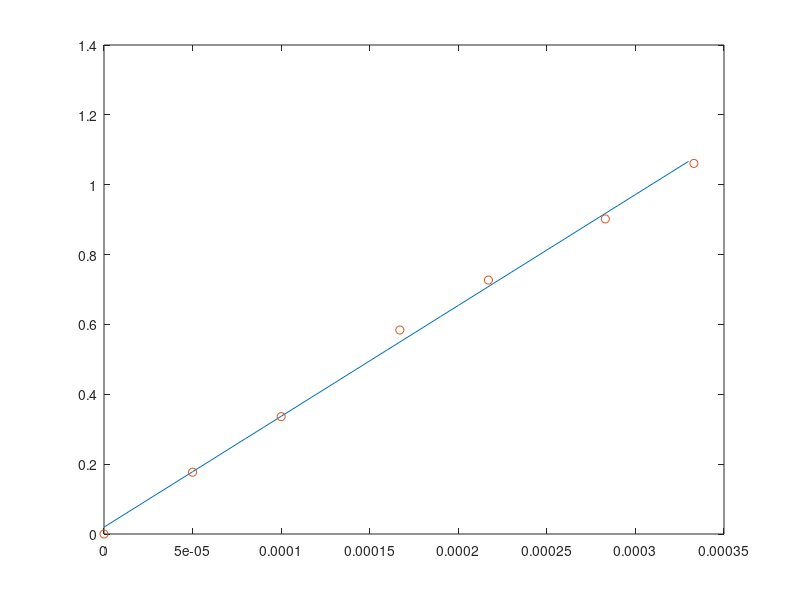

MATLAB code for this plot:
clear all
clc


Temp = [0 20 40 60 80 100 120 140 160];
u = [0.2 82.8 165.2 247.7 330.4 413.4 496.8 580.7 665.4];
v = [0.0009904 0.0009928 0.0009992 0.0010084 0.0010199 0.0010337 0.0010496 0.0010678 0.0010885];

%interpolation
%find u given Temp = 53
soln = interp1(Temp,u,53,'linear')
%find v given u = 100
soln2 = interp1(u,v,100,'linear')
%find Temp given v = .001
soln3 = interp1(v,Temp,0.001,'linear')


%Plot the data
%{
figure(1)
plot(Temp,u,'o')
xlabel('Temp [C]')
ylabel('Int Energy[kJ/kg]')

figure(2)
plot(Temp,v,'p')
xlabel('Temp [C]')
ylabel('Sp Vol [m3/kg]')
%}

% polynomial interpolation
x = [1 4]
y = [6 10]

%figure(3)
%plot(x,y,'s')

%Use polyfit to find coefficients of the polynomial
k = polyfit(x,y,1)                  %last spot (1) is the order of the polynomial. so this is first order

%to plug in a value for x into the polynomial, use polyval
y_5 = polyval(k,5)              %k is function, 5 is value

%lets add a third point. this is now a 2nd order polynomial interpolation
x = [1 4 8]
y = [6 10 12]

k = polyfit(x,y,2)
%plot(x,y,'p')

y_5 = polyval(k,5)

%graph the polynomial
xx = [0:0.1:15];
yy = polyval(k,xx);
%plot(xx,yy,x,y,'*')

%back to the u and Temp and v and stuff. 
%use polynomial interpolation for u vs Temp
n = length(Temp)
k = polyfit(Temp,v,n-1) %n is the number of points we have in the table


tt = [0:0.1:160];
vv = polyval(k,tt);

%plot(tt,vv,Temp,v,'*')

%extrapolation is using interpolation to project data outside your data
%points. It doesn't work to well 


%% Regression
clear all
clc

S = [0 0.177 0.336 0.584 0.727 0.902 1.061]
e = [0 0.00005 0.0001 0.000167 0.000217 0.000283 0.000333]

%plot(e,S,'*')

k = polyfit(e,S,1);                 %using a 6th order will force the curve to intercept every point. using 1st order will find the line best fit


ee = [0:0.00001:0.000333];
SS = polyval(k,ee);

plot(ee,SS,e,S,'o')






















